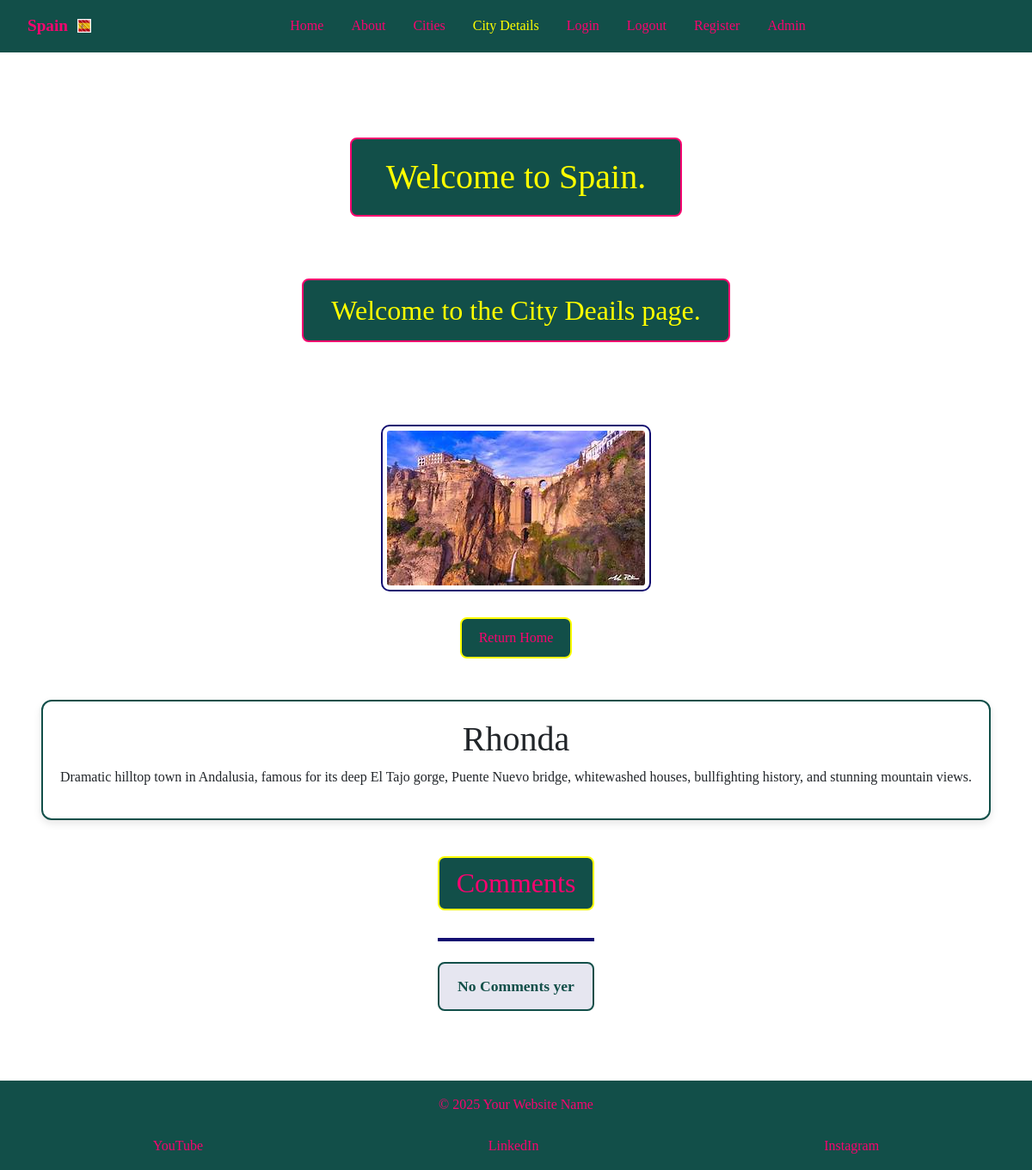
/city-details/4/, run on the app's committed database.
### espana_es/models.py (models this page shows, shortened)
class CardText(models.Model):
    title = models.CharField(max_length=30)
    content = models.TextField()
    image_name = models.CharField(
        max_length=20,
        help_text="Enter file name (eg 'Alciante.jpg)",
        default='default.jpg',
        blank=True
    )
    saved_by = models.ManyToManyField(User,
                                      related_name='saved_cards', blank=True)

### espana_es/views.py (the view)
# urls.py: path('city-details/<int:pk>/', views.city_details, name='city-details'),
def city_details(request, pk):
    card = get_object_or_404(CardText, id=pk)
    content = card.content if card.content else "Content coming soon"
    form = CommentForm(request.POST)
    if form.is_valid():
        comment = form.save(commit=False)
        comment.user = request.user
        comment.card = card
        comment.save()
        return redirect('city-details', pk=card.pk)
    else:
        form = CommentForm()
    comments = card.comments.all().order_by('created_at')
    return render(request,
                  'city-details.html',
                  {'active_tab': 'city-details',
                   'card': card, 'content': content,
                   'comments': comments,
                   'form': form, })

### espana_es/templates/city-details.html (shortened to what this page needs)
{% extends 'base.html' %}
{% load static %}
{% block body_class %}morph-page{% endblock %}
{% block morph_images %}
<div class="image-morph">
</div>
{% endblock %}
{% block content %}
 <h2 class="color-h2">Welcome to the City Deails page.</h2>
<main class="card-detail-wrapper">
    <div class="card-detail">
        <img src="{% static 'images/' %}{{ card.image_name }}" alt="{{ card.title }}">
        <p>
            <a class="color-return" href="{% url 'index' %}">Return Home</a>
        </p>
    </div>
    <div class="card-content-box">
        <h1>{{ card.title }}</h1>
        <p>{{ content }}</p>
    </div>
    <div class="comments-section">
        <h2>Comments</h2>
        {% for comment in comments %}
        <div class="comment" data-id="{{ comment.id }}">
            <p><strong>{{ comment.user.username }}</strong>said:</p>
            <p>{{ comment.text }}</p>
            <small>{{ comment.created_at|date:"M d, Y H:i "}}</small>
        </div>
        {% empty %}
            <hr>
            <p class="no-comments">No Comments yer</p>
        {% endfor %}
    </div>
</main>
{% endblock %}

### espana_es/static/CSS/espana.css (style rules this page uses)
* { box-sizing: border-box; margin: 0; padding: 0; }
html, body { height: 100%; font-family: "Times New Roman", Times, serif; overflow-x: hidden; }
.morph-page { position: relative; min-height: 100vh; display: flex; flex-direction: column; }
.morph-page main { flex: 1; }
.image-morph { position: fixed; top: 0; left: 0; width: 100vw; height: 100vh; z-index: -1; }
main { flex: 1; display: flex; flex-direction: column; align-items: center; justify-content: flex-start; text-align: center; padding: 2rem 1rem; gap: 2rem; }
.color-h2 { color: yellow; text-align: center; margin: 0em auto 1em auto; padding: 0.5em 1em; border: 2px solid #f8046f; border-radius: 8px; background: #124f49; width: fit-content; }
a.color-return { text-align: center; margin: 0em auto; padding: 0.5em 1em; border: 2px solid #f8046f; border-radius: 8px; background: #124f49; color: #f8046f; text-decoration: none; }
.card-detail { display: flex; flex-direction: column; align-items: center; text-align: center; gap: 20px; max-width: 800px; }
.card-detail img { max-width: 100%; height: auto; border-radius: 10px; border: 2px solid #007BFF; padding: 5px; background-color: #fff; border: 2px solid #120d71; }
.card-content-box { background-color: #ffffff; border: 2px solid #124f49; border-radius: 12px; padding: 20px; box-shadow: 0 4px 10px rgba(0,0,0,0.1); width: 100%; box-sizing: border-box; min-width: 0; }
.card-detail a { display: inline-block; margin-top: 10px; padding: 10px 20px; background-color: #124f49; color: #f8046f; text-decoration: none; border-radius: 8px; transition: transform 0.2s, background-color 0.2s; border: 2px solid yellow; }
hr { all: unset; display: block; height: 4px; background-color: #120d71; margin: 1.5em 0; }
.no-comments { color: #124f49; font-weight: 600; font-size: 1.1rem; text-align: center; margin: 1em auto; padding: 0.75em 1em; border: 2px solid #124f49; background-color: rgba(18, 13, 113, 0.1); border-radius: 8px; max-width: 300px; }
.comments-section h2 { display: inline-block; margin-top: 10px; padding: 10px 20px; background-color: #124f49; color: #f8046f; text-decoration: none; border-radius: 8px; transition: transform 0.2s, background-color 0.2s; border: 2px solid yellow; }

### data on the page
CardText: image_name (picture), title "Rhonda", content "Dramatic hilltop town in Andalusia, famous for its deep El Tajo gorge, Puente Nuevo bridge, whitewashed houses, bullfighting history, and stunning mountain views."
